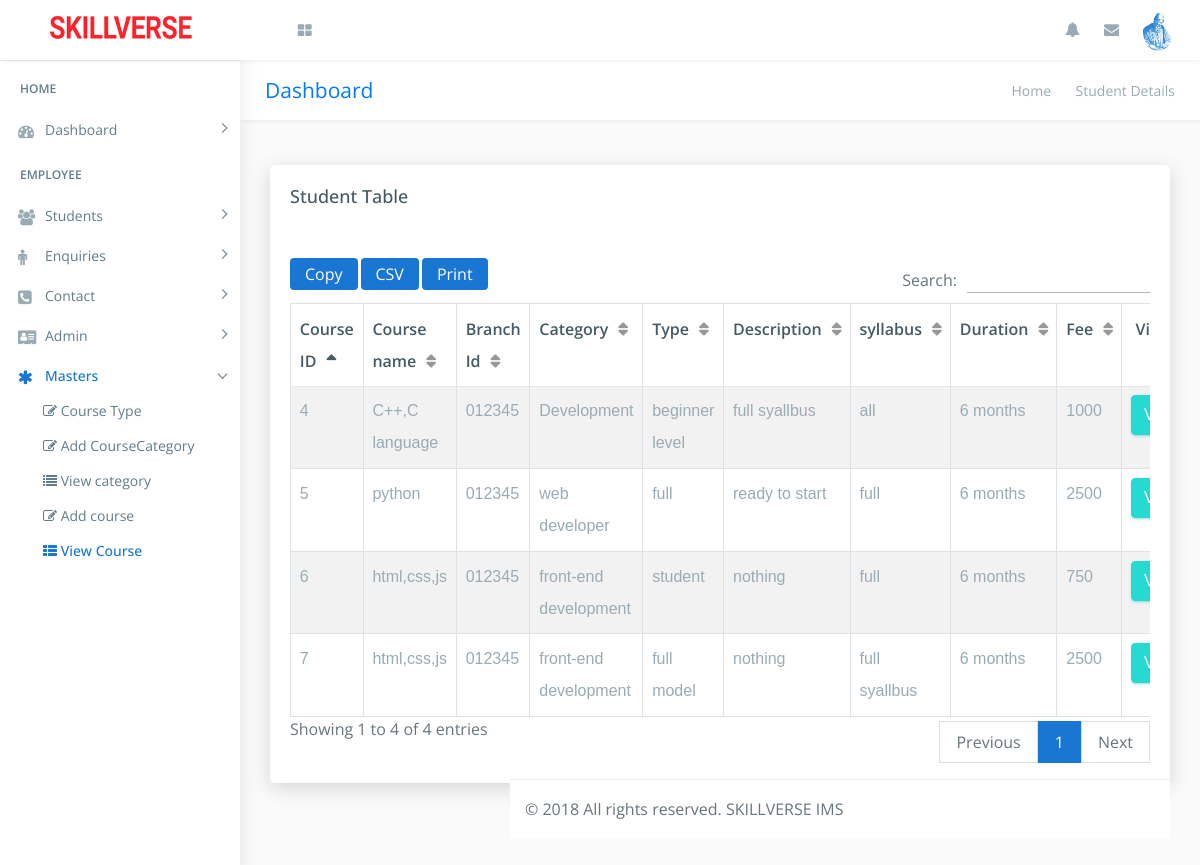
Page /viewcourse.php (signed in) on the committed database.
### tables this page shows
CREATE TABLE `m_courses` (
  `cid` int(20) NOT NULL,
  `name` varchar(50) NOT NULL,
  `branchid` varchar(20) NOT NULL,
  `category` varchar(50) NOT NULL,
  `categoryid` int(11) NOT NULL,
  `type` varchar(50) NOT NULL,
  `description` varchar(400) NOT NULL,
  `syllabus` varchar(600) NOT NULL,
  `duration` varchar(30) NOT NULL,
  `fee` int(11) NOT NULL
);

### viewcourse.php (the view, shortened to what this page needs)
<?php include "header.php";?>
<?php
include "config.php";
$conn=mysqli_connect($servername,$dbuser,$dbpwd,$dbname);
if ($conn->connect_error){
    die("connection failed:".mysqli_connect_error());
}
else{
    $sql = "select * from m_courses";
    $result = $conn->query($sql);
}
?>
<div class="page-wrapper">
<div class="row page-titles">
<div class="col-md-5 align-self-center">
<h3 class="text-primary">Dashboard</h3> </div>
<div class="col-md-7 align-self-center">
<ol class="breadcrumb">
<li class="breadcrumb-item"><a href="javascript:void(0)">Home</a></li>
<li class="breadcrumb-item active">Student Details</li>
</ol>
</div>
</div>
<div class="container-fluid">
<div class="row">
<div class="col-12">
<div class="card">
<div class="card-body">
<h4 class="card-title">Student Table</h4>
<div class="table-responsive m-t-40">
<table id="example23" class="display nowrap table table-hover table-striped table-bordered" cellspacing="0" width="100%">
<thead>
<tr>
<th>Course ID</th>
<th>Course name</th>
<th>Branch Id</th>
<th>Category</th>
<th>Type</th>
<th>Description</th>
<th>syllabus</th>
<th>Duration</th>
<th>Fee</th>
<th>View</th>
</tr>
</thead>
<?php
if ($result->num_rows > 0) {
while($row = mysqli_fetch_assoc($result)) {
echo "<tr>";
echo "<td><a href='m_courses.php?id=". $row["cid"]."'>".$row["cid"]."</a></td><td>" . $row["name"]. "</td><td>" . $row["branchid"]. "</td><td>" .$row["category"]. "</td><td>" . $row["type"]. "</td><td>" . $row["description"]. "</td><td>"  . $row["syllabus"]."</td><td>".$row["duration"]."</td><td>".$row["fee"]."</td>";
echo '<td><a href="m_courses.php?id='.$row["cid"].'" class="btn btn-success">View</a></td></tr>';
    }
} else {
echo '<tr><td colspan="5">No Branches - Empty Table</td></tr>';
}
?>
</table>
</div>
<?php include "footer.php";?>

### css/helper.css (style rules this page uses)
.m-t-40 { margin-top: 40px!important; }

### rows in the picture
m_courses: cid "4", name "C++,C language", branchid "012345", category "Development", type "beginner level", description "full syallbus", syllabus "all", duration "6 months", fee "1000"
m_courses: cid "5", name "python", branchid "012345", category "web developer", type "full", description "ready to start", syllabus "full", duration "6 months", fee "2500"
m_courses: cid "6", name "html,css,js", branchid "012345", category "front-end development", type "student", description "nothing", syllabus "full", duration "6 months", fee "750"
m_courses: cid "7", name "html,css,js", branchid "012345", category "front-end development", type "full model", description "nothing", syllabus "full syallbus", duration "6 months", fee "2500"
